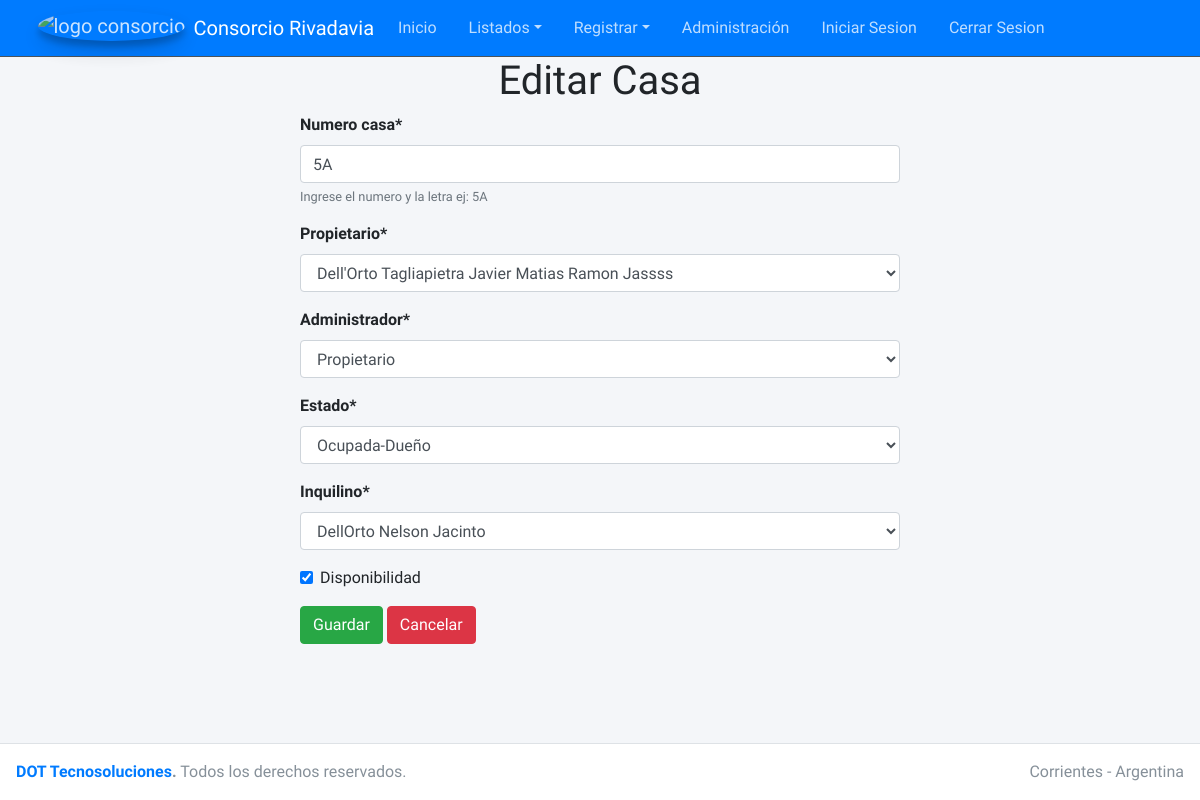
/consorcio/actualizar_casa/4, run on an earlier commit of the app's database.
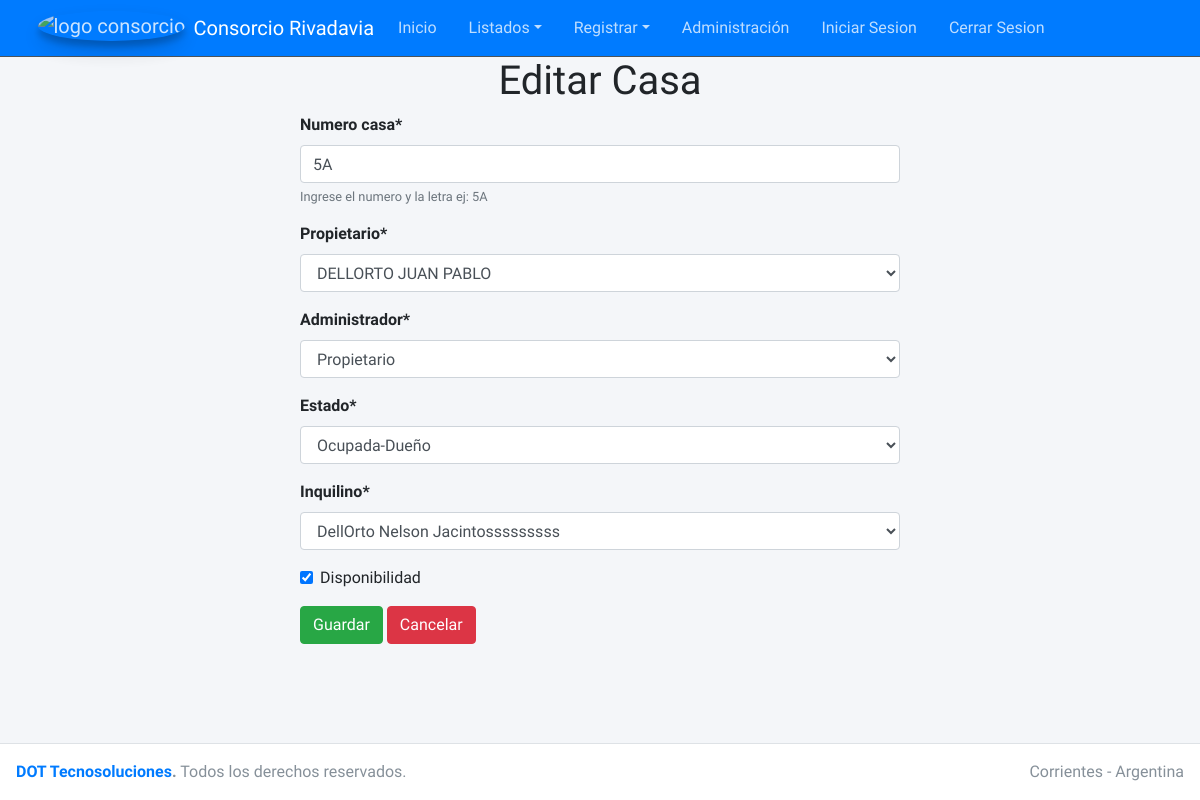
And on a later commit of the database.
### casa/models.py (models this page shows, shortened)
class Casa(models.Model):
    numero_casa = models.CharField(max_length=2, blank=False, null=False, help_text='Ingrese el numero y la letra ej: 5A')
    propietario = models.ForeignKey(Propietario, on_delete=models.RESTRICT)
    administrador = models.ForeignKey(Administrador, on_delete=models.RESTRICT)
    opciones_estado = [('Alquilada', 'Alquilada'), ('Desocupada' , 'Desocupada') , ('Ocupada-Dueño', 'Ocupada-Dueño')]
    estado = models.CharField(max_length=15, null=False, choices=opciones_estado, default='OCU')
    inquilino = models.ForeignKey(Inquilino, verbose_name=("Inquilino"), on_delete=models.RESTRICT)
    disponibilidad = models.BooleanField(default=True)
    creado = models.DateTimeField(auto_now_add=True)
    modificado = models.DateTimeField(auto_now=True)
    class Meta:
        ordering = ['numero_casa']
        verbose_name = ("Casa")
        verbose_name_plural = ("Casas")

### casa/views.py (the view)
# urls.py: path('actualizar_casa/<int:pk>', ActualizarCasa.as_view(), name='actualizarcasa'),
class ActualizarCasa(UpdateView):
    model = Casa
    template_name = "editarcasa.html"
    form_class = FormularioCasa
    success_url = reverse_lazy('listado_casas')

### casa/forms.py
class FormularioCasa(forms.ModelForm):
    class Meta:
        model = Casa
        fields = '__all__'

### casa/models.py (called while the page is built)
    def __str__(self):
        return ('{} {}'.format(self.apellido, self.nombre))

    def __str__(self):
        return ('{} {}'.format(self.apellido, self.nombre))

    def __str__(self):
        return ('{} {}'.format(self.apellido, self.nombre))

### casa/templates/editarcasa.html (shortened to what this page needs)
{% extends 'home.html' %}
{% load crispy_forms_tags %}
{% block content %}
<h1 class="text-center">Editar Casa</h1>
<form method="POST">
  <div style="width: 50%; margin: auto">
    {{form | crispy}}
    <button type="submit" class="btn btn-success">Guardar</button>
    <a href="{% url 'listado_casas' %}" class="btn btn-danger">Cancelar</a>
  </div>
</form>
{% endblock %}

What changed in the data, as far as the page shows it:
changed Casa "Propietario": propietario "Dell'Orto Tagliapietra Javier Matias Ramon Jassss" → "DELLORTO JUAN PABLO"; inquilino "DellOrto Nelson Jacinto" → "DellOrto Nelson Jacintosssssssss"
